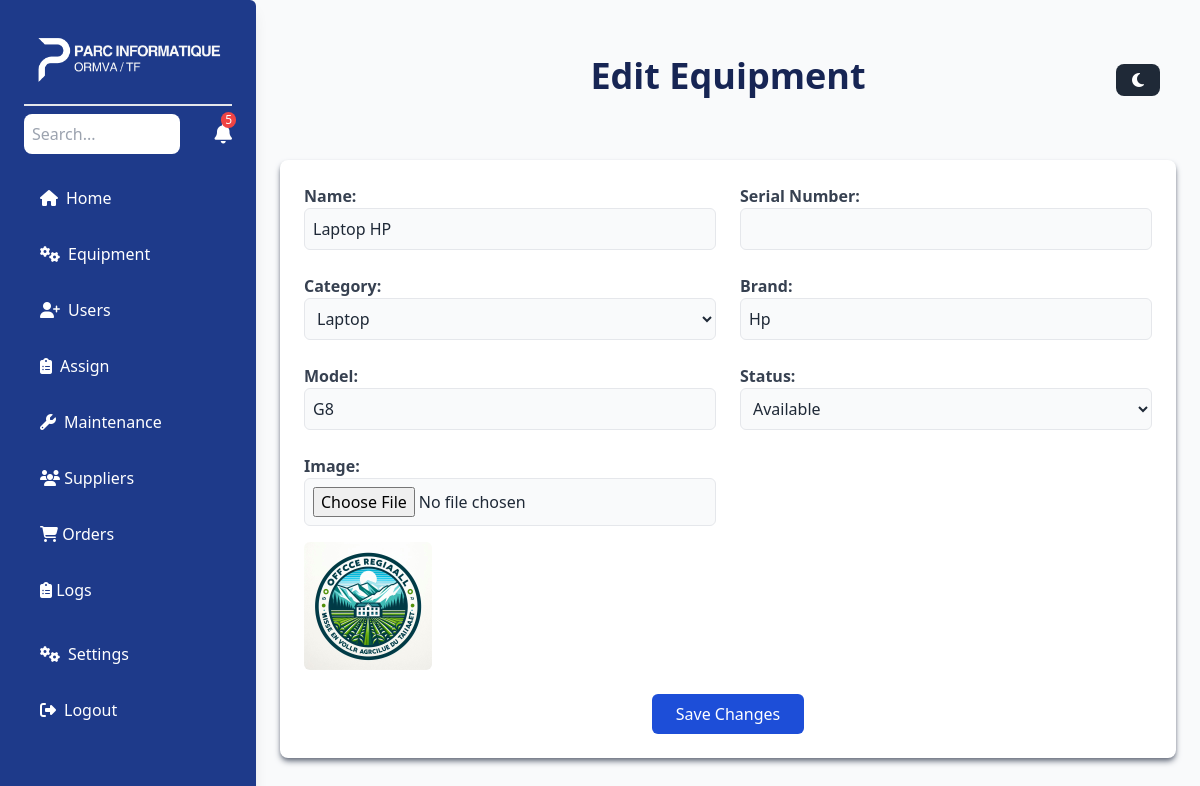
Before: /editEquipment.php?id=1 with the older database file.
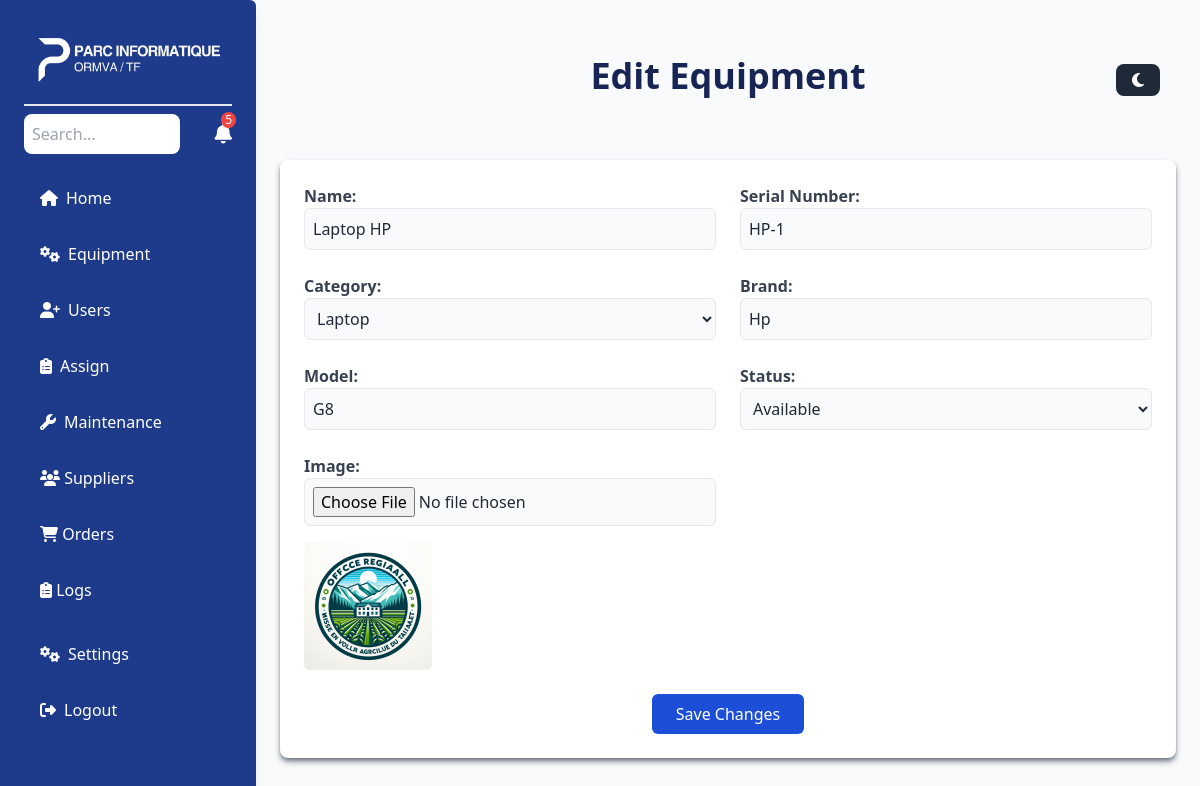
After: the same page with the newer database file.
### tables this page shows
CREATE TABLE `equipment` (
  `id` int(11) NOT NULL,
  `name` varchar(100) NOT NULL,
  `category` varchar(50) NOT NULL,
  `brand` varchar(50) DEFAULT NULL,
  `model` varchar(50) DEFAULT NULL,
  `serial_number` varchar(100) DEFAULT NULL,
  `status` enum('available','assigned','maintenance','retired') DEFAULT 'available',
  `purchase_date` date DEFAULT NULL,
  `supplier_id` int(11) DEFAULT NULL,
  `created_at` timestamp NOT NULL DEFAULT current_timestamp(),
  `equipment_image` varchar(255) NOT NULL,
  `price` decimal(10,2) NOT NULL
);

### editEquipment.php (the view, shortened to what the changed rows need)
<?php
require 'config.php';
if (isset($_GET['id'])) {
    $equipmentId = $_GET['id'];
    $query = "SELECT * FROM equipment WHERE id = :id";
    $stmt = $pdo->prepare($query);
    $stmt->execute(['id' => $equipmentId]);
    $equipment = $stmt->fetch(PDO::FETCH_ASSOC);
}
?>
<!DOCTYPE html>
<html lang="en">
<head>
    <script src="https://cdn.tailwindcss.com"></script>
</head>
<body class="bg-gray-50 text-gray-800">
    <div class="ml-64 p-6 mb-20 mt-8">
        <h2 class="text-4xl font-bold text-center mb-16 text-blue-950">Edit Equipment</h2>
        <div class="bg-white p-6 rounded-lg shadow-md shadow-gray-500">
            <form method="POST" enctype="multipart/form-data" class="grid md:grid-cols-2 gap-6">
                <div>
                    <label for="name" class="block text-gray-700 font-semibold">Name:</label>
                    <input type="text" id="name" name="name" value="<?= htmlspecialchars($equipment['name']) ?>" class="w-full bg-gray-50 p-2 border rounded-md focus:ring-2 focus:ring-blue-600" required>
                </div>
                <div>
                    <label for="serial_number" class="block text-gray-700 font-semibold">Serial Number:</label>
                    <input type="text" id="serial_number" name="serial_number" value="<?= htmlspecialchars($equipment['serial_number']) ?>" class="w-full bg-gray-50 p-2 border rounded-md focus:ring-2 focus:ring-blue-600" required>
                </div>
                <div>
                    <label for="category" class="block text-gray-700 font-semibold">Category:</label>
                    <select id="category" name="category" class="w-full bg-gray-50 p-2 border rounded-md focus:ring-2 focus:ring-blue-600" required>
                        <option value="Laptop" <?= $equipment['category'] == 'Laptop' ? 'selected' : '' ?>>Laptop</option>
                    </select>
                </div>
                <div>
                    <label for="brand" class="block text-gray-700 font-semibold">Brand:</label>
                    <input type="text" id="brand" name="brand" value="<?= htmlspecialchars($equipment['brand']) ?>" class="w-full bg-gray-50 p-2 border rounded-md focus:ring-2 focus:ring-blue-600" required>
                </div>
                <div>
                    <label for="model" class="block text-gray-700 font-semibold">Model:</label>
                    <input type="text" id="model" name="model" value="<?= htmlspecialchars($equipment['model']) ?>" class="w-full bg-gray-50 p-2 border rounded-md focus:ring-2 focus:ring-blue-600" required>
                </div>
                <div>
                    <label for="equipment_image" class="block text-gray-700 font-semibold">Image:</label>
                    <input type="file" id="equipment_image" name="equipment_image" class="w-full bg-gray-50 p-2 border rounded-md focus:ring-2 focus:ring-blue-600">
                    <img id="imagePreview" src="<?= htmlspecialchars($equipment['equipment_image']) ?>" alt="Equipment Image" class="mt-4 w-32 h-32 object-cover rounded-md">
                </div>
            </form>
        </div>
    </div>
</body>
</html>

Changed rows visible on the page:
changed equipment "Laptop HP": serial_number (not shown) → "HP-1"
